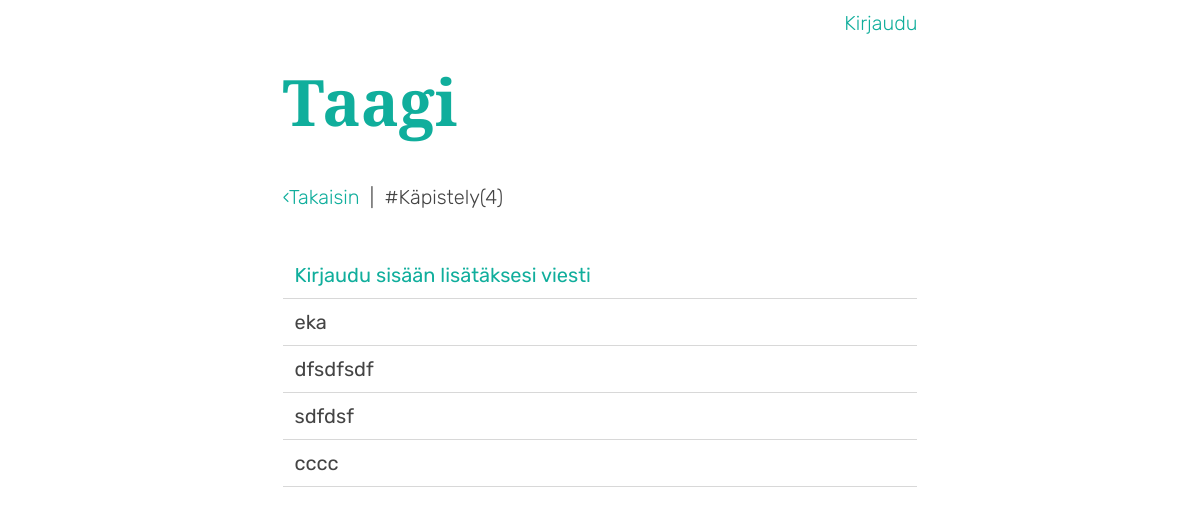
Screenshot of /tagi/1 with the database file from the repository.
### application/tagit/models.py (models this page shows, shortened)
class Tagi(Base):
    __tablename__ = 'tagi'
    id = db.Column(db.Integer, primary_key=True)
    nimi = db.Column(db.String(40), nullable=False)
    viestit = db.relationship("Tagitus", backref="tagi")
    seuraajat = db.relationship("Seuratut", backref="tagi")

### application/viestit/models.py (models this page shows, shortened)
class Viesti(Base):
    __tablename__ = 'viesti'
    id = db.Column(db.Integer, primary_key=True)
    otsikko = db.Column(db.String(144), nullable=True)
    sisalto = db.Column(db.String(2048), nullable=False)
    kayttaja_id = db.Column(db.Integer, db.ForeignKey('kayttaja.id'),
                            nullable=False)
    vastaus_idlle = db.Column(db.Integer, nullable=True)
    tagit = db.relationship('Tagitus', backref='tagit', lazy=True)

### application/viestit/views.py (the view)
@app.route("/tagi/<tagi_id>")
def tagi(tagi_id):
    t = Tagi.query.get(tagi_id)
    v = Tagitus.query.filter_by(tagi_id = tagi_id).count()
    seurattu = Tagitus.query.filter_by(tagi_id=5).count()
    if seurattu > 0:
        arvo='seuraa'
    else:
        arvo='poista'
    stmt=text(" SELECT viesti.id, viesti.otsikko FROM tagitus, viesti "
              " WHERE tagitus.tagi_id = :tagi_id "
              " AND viesti.id = tagitus.viesti_id ").params(tagi_id=tagi_id)
    res = db.engine.execute(stmt)
    viestit = []
    for row in res:
        viestit.append({"id":row[0], "otsikko":row[1]})
    def get_viestit(offset=0, per_page=10):
        return viestit[offset: offset + per_page]
    page, per_page, offset = get_page_args(page_parameter='page', per_page_parameter='per_page')
    total=len(viestit)
    pagination_viestit = get_viestit(offset=offset, per_page=per_page)
    pagination = Pagination(page=page, per_page=per_page, total=total, css_framework='bootstrap4')
    return render_template("viestit/tagi.html",
        viestit=pagination_viestit,
        page=page,
        tagi=t,
        viesteja=v,
        per_page=per_page,
        pagination=pagination,
    )

### application/templates/viestit/tagi.html
{% extends "layout.html" %}
{% block body %}
{% include 'includes/header.html' %}
<div class="alanavi" >
    <a href="{{ url_for('index') }} ">&lsaquo;Takaisin</a> &nbsp;|&nbsp;  </a>
    <p>#{{ tagi.nimi }}({{viesteja}})</p>
</div>
{% include 'includes/uusiviesti.html' %}
{% include 'includes/viestilista.html' %}
{% endblock %}

### application/templates/includes/viestilista.html (shortened to what this page needs)
{% block body %}
{% for viesti in viestit %}
<a href="{{ url_for('viesti', viesti_id=viesti.id) }}">
    <div class="viestirivi">
        <p class="large">{{ viesti.otsikko }} </p>
    </div>
</a>
{% endfor %}
{% endblock %}

### application/static/css/styles.css (style rules this page uses)
.alanavi { margin-bottom: 1.5rem; display: inline-block; }
.alanavi p, .alanavi a { display: inline-block; }
.uusiviestirivi, .viestirivi { border-bottom: 1px solid #D8D8D8; }
.uusiviestirivi p, .viestirivi p { font-weight: 400; color: #444444; padding-top: 0.5rem; padding-bottom: 0.5rem; padding-left: 0.75rem; padding-right: 0.75rem; margin: 0; }

### rows the page displays
Tagi: nimi "Käpistely"
Viesti: otsikko "eka"
Viesti: otsikko "dfsdfsdf"
Viesti: otsikko "sdfdsf"
Viesti: otsikko "cccc"

### other values shown
{{ viesteja }} "4"
